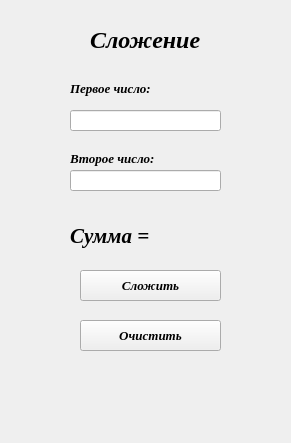
<?xml version="1.0" encoding="UTF-8"?>
<ui version="4.0">
 <class>Form</class>
 <widget class="QWidget" name="Form">
  <property name="geometry">
   <rect>
    <x>0</x>
    <y>0</y>
    <width>291</width>
    <height>443</height>
   </rect>
  </property>
  <property name="windowTitle">
   <string>Form</string>
  </property>
  <property name="styleSheet">
   <string notr="true"/>
  </property>
  <widget class="QLabel" name="label">
   <property name="geometry">
    <rect>
     <x>90</x>
     <y>30</y>
     <width>121</width>
     <height>20</height>
    </rect>
   </property>
   <property name="font">
    <font>
     <family>Times New Roman</family>
     <pointsize>18</pointsize>
     <weight>75</weight>
     <italic>true</italic>
     <bold>true</bold>
    </font>
   </property>
   <property name="text">
    <string>Сложение</string>
   </property>
  </widget>
  <widget class="QLabel" name="label_2">
   <property name="geometry">
    <rect>
     <x>70</x>
     <y>220</y>
     <width>131</width>
     <height>31</height>
    </rect>
   </property>
   <property name="font">
    <font>
     <family>Times New Roman</family>
     <pointsize>16</pointsize>
     <weight>75</weight>
     <italic>true</italic>
     <bold>true</bold>
    </font>
   </property>
   <property name="text">
    <string>Сумма =</string>
   </property>
  </widget>
  <widget class="QLineEdit" name="lineEdit">
   <property name="geometry">
    <rect>
     <x>70</x>
     <y>110</y>
     <width>151</width>
     <height>21</height>
    </rect>
   </property>
   <property name="styleSheet">
    <string notr="true"/>
   </property>
   <property name="text">
    <string/>
   </property>
  </widget>
  <widget class="QLineEdit" name="lineEdit_2">
   <property name="geometry">
    <rect>
     <x>70</x>
     <y>170</y>
     <width>151</width>
     <height>21</height>
    </rect>
   </property>
   <property name="text">
    <string/>
   </property>
  </widget>
  <widget class="QLabel" name="label_3">
   <property name="geometry">
    <rect>
     <x>70</x>
     <y>80</y>
     <width>141</width>
     <height>16</height>
    </rect>
   </property>
   <property name="font">
    <font>
     <family>Times New Roman</family>
     <pointsize>10</pointsize>
     <weight>75</weight>
     <italic>true</italic>
     <bold>true</bold>
     <underline>false</underline>
     <strikeout>false</strikeout>
    </font>
   </property>
   <property name="text">
    <string>Первое число:</string>
   </property>
  </widget>
  <widget class="QLabel" name="label_4">
   <property name="geometry">
    <rect>
     <x>70</x>
     <y>150</y>
     <width>111</width>
     <height>16</height>
    </rect>
   </property>
   <property name="font">
    <font>
     <family>Times New Roman</family>
     <pointsize>10</pointsize>
     <weight>75</weight>
     <italic>true</italic>
     <bold>true</bold>
     <underline>false</underline>
     <strikeout>false</strikeout>
     <kerning>true</kerning>
    </font>
   </property>
   <property name="text">
    <string>Второе число:</string>
   </property>
  </widget>
  <widget class="QPushButton" name="pushButton">
   <property name="geometry">
    <rect>
     <x>80</x>
     <y>270</y>
     <width>141</width>
     <height>31</height>
    </rect>
   </property>
   <property name="font">
    <font>
     <family>Times New Roman</family>
     <pointsize>10</pointsize>
     <weight>75</weight>
     <italic>true</italic>
     <bold>true</bold>
    </font>
   </property>
   <property name="text">
    <string>Сложить</string>
   </property>
  </widget>
  <widget class="QPushButton" name="pushButton_2">
   <property name="geometry">
    <rect>
     <x>80</x>
     <y>320</y>
     <width>141</width>
     <height>31</height>
    </rect>
   </property>
   <property name="font">
    <font>
     <family>Times New Roman</family>
     <pointsize>10</pointsize>
     <weight>75</weight>
     <italic>true</italic>
     <bold>true</bold>
    </font>
   </property>
   <property name="text">
    <string>Очистить</string>
   </property>
  </widget>
 </widget>
 <resources/>
 <connections/>
</ui>
